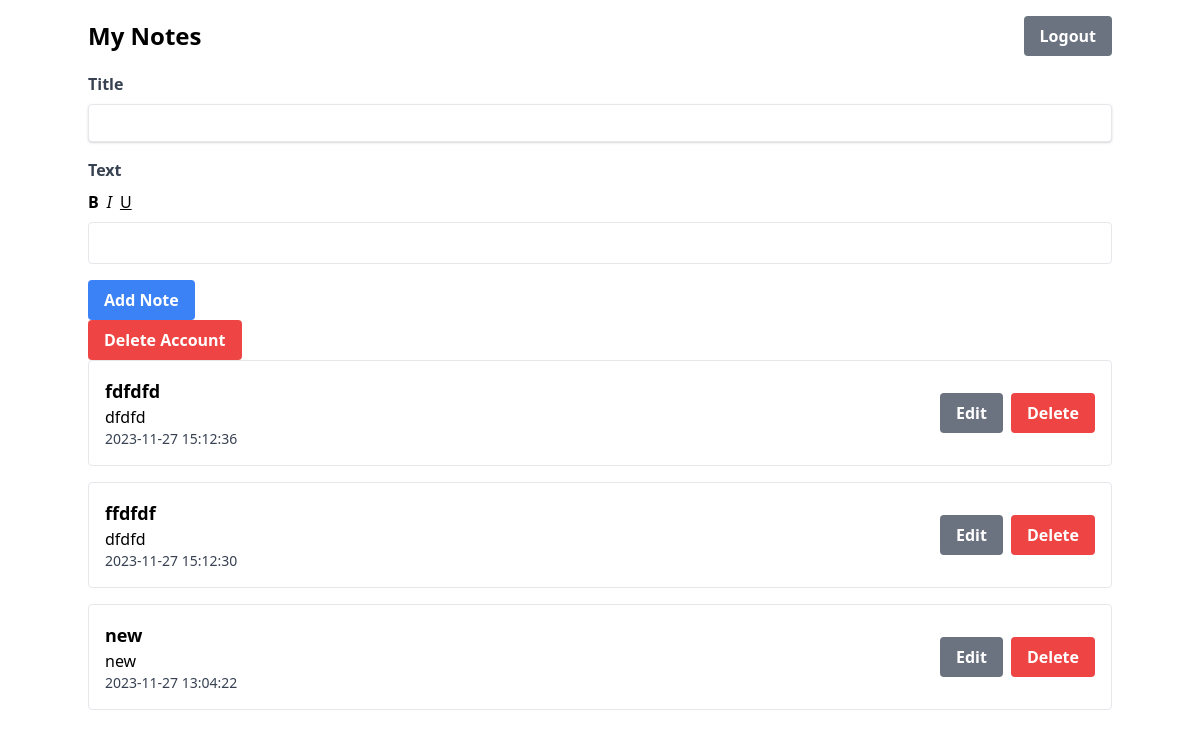
The page /create_note (signed in) on the database as committed earlier.
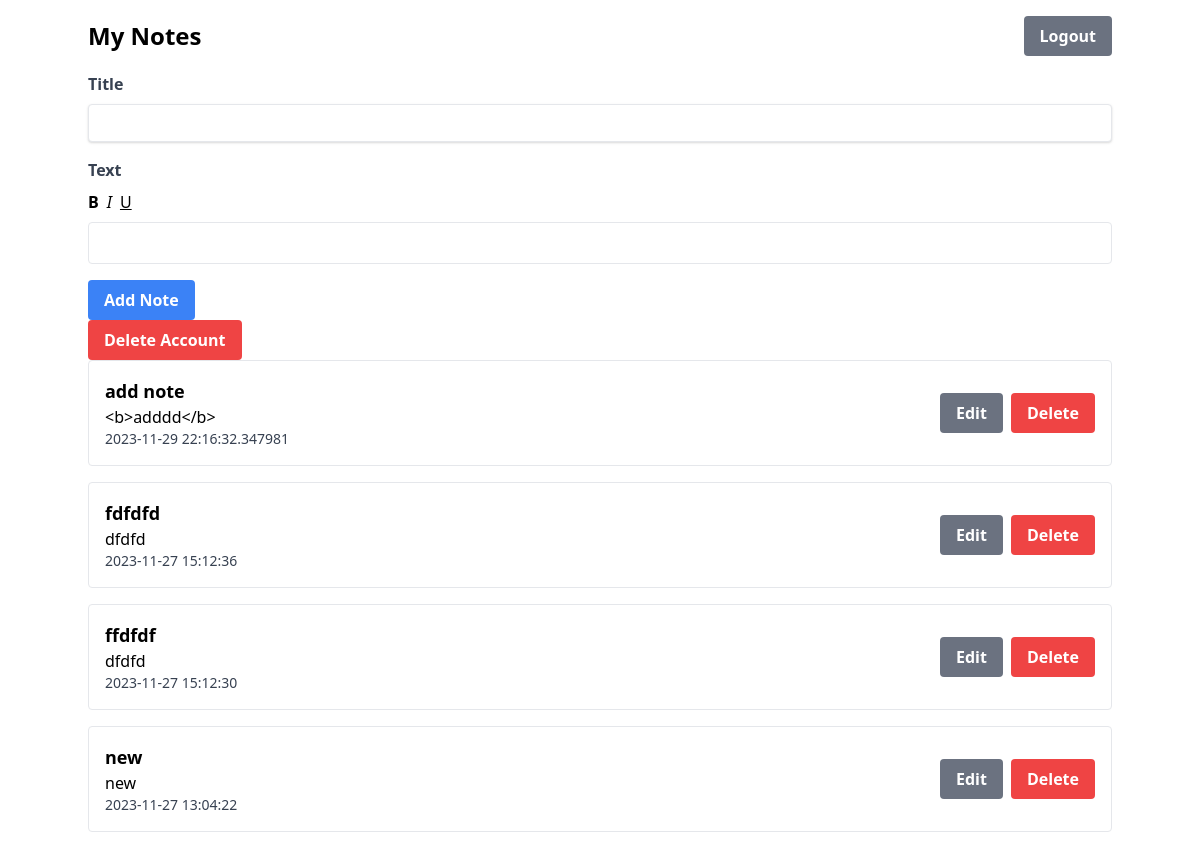
The same page on the database as committed later.
### app/models.py (models this page shows)
class Note(db.Model):
    id = db.Column(db.Integer, primary_key = True)
    title = db.Column(db.String(100), nullable=False)
    data = db.Column(db.String(10000))
    date = db.Column(db.DateTime(timezone=True), default = func.now())
    user_id = db.Column(db.Integer, db.ForeignKey('user.id'))

### app/routes.py (the view, shortened to what this page needs)
@myapp_obj.route('/create_note', methods=['GET', 'POST'])
@login_required
def create_note():
    current_form = CreateNoteForm()
    user_notes = Note.query.filter_by(user_id=current_user.id).order_by(Note.date.desc()).all()
    return render_template('create_note.html', current_form=current_form, user_notes=user_notes)

### app/forms.py
class CreateNoteForm(FlaskForm):
    title = StringField('Title', validators=[DataRequired()])
    text = TextAreaField('Text', validators=[DataRequired()])
    submit = SubmitField('Create Note')

### app/models.py (called while the page is built)
@login.user_loader
def load_user(user_id):
    return User.query.get(int(user_id))

### app/templates/create_note.html (shortened to what this page needs)
<!DOCTYPE html>
<html>
  <head>
    <link
      rel="stylesheet"
      href="https://cdn.jsdelivr.net/npm/tailwindcss/dist/tailwind.min.css"
    />
  </head>
  <body>
    <div class="container mx-auto py-4">
      <div class="flex justify-between items-center mb-4">
        <h1 class="text-2xl font-bold">My Notes</h1>
        <a
          href="{{ url_for('logout') }}"
          class="bg-gray-500 hover:bg-blue-700 text-white font-bold py-2 px-4 rounded focus:outline-none focus:shadow-outline"
        >
          Logout
        </a>
      </div>
      <form method="POST" action="{{url_for('create_note')}}">
        <div class="mb-4">
          <label class="block text-gray-700 font-bold mb-2" for="title"
            >Title</label
          >
          {{ current_form.title(class="shadow appearance-none border rounded
          w-full py-2 px-3 text-gray-700 leading-tight focus:outline-none
          focus:shadow-outline") }}
        </div>
        <div class="mb-4">
          <label class="block text-gray-700 font-bold mb-2" for="text"
            >Text</label
          >
          <div class="flex mb-2">
            <button
              id="boldBtn"
              type="button"
              class="mr-2 font-bold"
              onclick="applyFormatting('bold')"
            >
              B
            </button>
            <button
              id="italicBtn"
              type="button"
              class="mr-2 italic"
              onclick="applyFormatting('italic')"
            >
              I
            </button>
            <button
              id="underlineBtn"
              type="button"
              class="underline"
              onclick="applyFormatting('underline')"
            >
              U
            </button>
          </div>
          <div
            class="border rounded px-3 py-2"
            contenteditable="true"
            id="noteText"
          ></div>
        </div>
        <button
          class="bg-blue-500 hover:bg-blue-700 text-white font-bold py-2 px-4 rounded focus:outline-none focus:shadow-outline"
          type="submit"
        >
          Add Note
        </button>
      </form>
      <form method="POST" action="{{ url_for('delete_account') }}">
        <button
          class="bg-red-500 hover:bg-red-700 text-white font-bold py-2 px-4 rounded focus:outline-none focus:shadow-outline inline"
          type="submit"
        >
          Delete Account
        </button>
      </form>
      {% for note in user_notes %}
      <div class="border rounded p-4 mb-4 flex justify-between items-center">
        <div>
          <h2 class="text-lg font-bold">{{ note.title }}</h2>
          <div class="text-content">{{ note.data }}</div>
          <p class="text-sm text-gray-700">{{ note.date }}</p>
        </div>
        <div class="flex space-x-2">
          <a
            href="{{ url_for('edit_note', note_id=note.id) }}"
            class="bg-gray-500 hover:bg-yellow-700 text-white font-bold py-2 px-4 rounded focus:outline-none focus:shadow-outline inline"
          >
            Edit
          </a>
          <form
            method="POST"
            action="{{ url_for('delete_note', note_id=note.id) }}"
            class="inline"
          >
            <button
              class="bg-red-500 hover:bg-red-700 text-white font-bold py-2 px-4 rounded focus:outline-none focus:shadow-outline inline"
              type="submit"
            >
              Delete
            </button>
          </form>
        </div>
      </div>
      {% endfor %}
    </div>
  </body>
</html>

Rows that differ between the two databases and show on the page:
added Note: title "add note", data "<b>adddd</b>", date "2023-11-29 22:16:32.347981"
